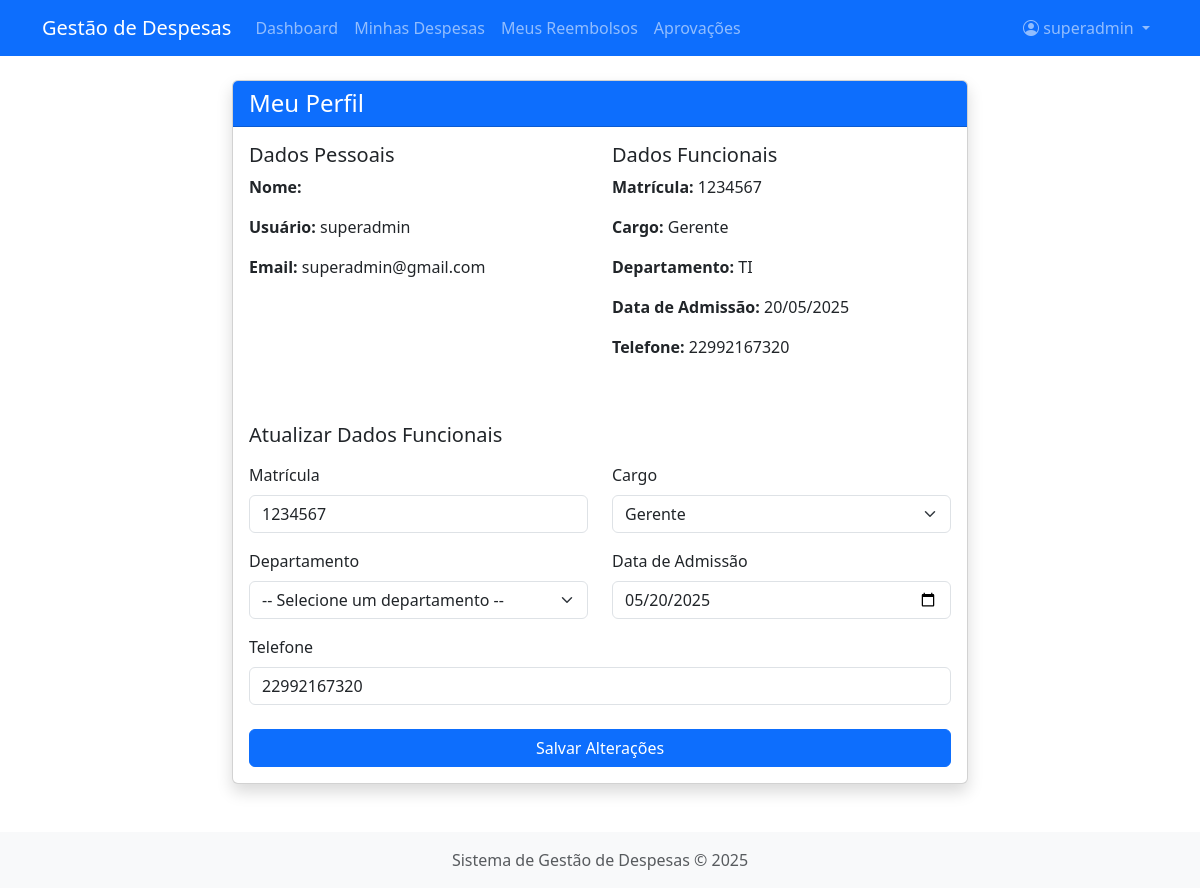
The app's page /perfil/ (signed in) with its own data.
### despesas/models.py (models this page shows, shortened)
class Funcionario(models.Model):
    CARGO_CHOICES = [
        ('FUNCIONARIO', 'Funcionário'),
        ('GERENTE', 'Gerente'),
        ('FINANCEIRO', 'Financeiro'),
    ]
    usuario = models.OneToOneField(User, on_delete=models.CASCADE, related_name='funcionario')
    cargo = models.CharField(max_length=15, choices=CARGO_CHOICES, default='FUNCIONARIO')
    departamento = models.ForeignKey(Departamento, on_delete=models.PROTECT, related_name='funcionarios')
    matricula = models.CharField(max_length=20, unique=True)
    telefone = models.CharField(max_length=20, blank=True, null=True)
    data_admissao = models.DateField()
    def is_gerente(self):
        return self.cargo == 'GERENTE'
    def is_financeiro(self):
        return self.cargo == 'FINANCEIRO'
    class Meta:
        verbose_name = 'Funcionário'
        verbose_name_plural = 'Funcionários'

class Departamento(models.Model):
    nome = models.CharField(max_length=100)
    descricao = models.TextField(blank=True, null=True)
    def __str__(self):
        return self.nome
    class Meta:
        verbose_name = 'Departamento'
        verbose_name_plural = 'Departamentos'

### despesas/views.py (the view)
# urls.py: path('perfil/', views.profile, name='profile'),
@login_required
def profile(request):
    try:
        funcionario = request.user.funcionario
    except:
        funcionario = None
    if request.method == 'POST':
        if funcionario:
            funcionario_form = FuncionarioForm(request.POST, instance=funcionario)
        else:
            funcionario_form = FuncionarioForm(request.POST)
        if funcionario_form.is_valid():
            if not funcionario:
                funcionario = funcionario_form.save(commit=False)
                funcionario.usuario = request.user
                funcionario.save()
            else:
                funcionario_form.save()
            messages.success(request, "Perfil atualizado com sucesso!")
            return redirect('despesas:dashboard')
    else:
        funcionario_form = FuncionarioForm(instance=funcionario) if funcionario else FuncionarioForm()
    return render(request, 'despesas/profile.html', {
        'funcionario_form': funcionario_form,
        'funcionario': funcionario
    })

### despesas/forms.py
class FuncionarioForm(forms.ModelForm):
    class Meta:
        model = Funcionario
        fields = ('departamento', 'cargo', 'matricula', 'telefone', 'data_admissao')
        widgets = {
            'data_admissao': forms.DateInput(attrs={'type': 'date'}),
        }

### despesas/templates/despesas/profile.html (shortened to what this page needs)
{% extends 'despesas/base.html' %}
{% block content %}
<div class="row justify-content-center">
    <div class="col-md-8">
        <div class="card shadow">
            <div class="card-header bg-primary text-white">
                <h4 class="card-title mb-0">Meu Perfil</h4>
            </div>
            <div class="card-body">
                <div class="row">
                    <div class="col-md-6 mb-4">
                        <h5>Dados Pessoais</h5>
                        <p><strong>Nome:</strong> {{ user.get_full_name }}</p>
                        <p><strong>Usuário:</strong> {{ user.username }}</p>
                        <p><strong>Email:</strong> {{ user.email }}</p>
                    </div>
                    {% if funcionario %}
                    <div class="col-md-6 mb-4">
                        <h5>Dados Funcionais</h5>
                        <p><strong>Matrícula:</strong> {{ funcionario.matricula }}</p>
                        <p><strong>Cargo:</strong> {{ funcionario.get_cargo_display }}</p>
                        <p><strong>Departamento:</strong> {{ funcionario.departamento }}</p>
                        <p><strong>Data de Admissão:</strong> {{ funcionario.data_admissao|date:"d/m/Y" }}</p>
                        {% if funcionario.telefone %}
                        <p><strong>Telefone:</strong> {{ funcionario.telefone }}</p>
                        {% endif %}
                    </div>
                    {% endif %}
                </div>
                <form method="post" novalidate>
                    <h5 class="mt-4 mb-3">{% if funcionario %}Atualizar{% else %}Completar{% endif %} Dados Funcionais</h5>
                    <div class="row">
                        <div class="col-md-6 mb-3">
                            <label for="{{ funcionario_form.matricula.id_for_label }}" class="form-label">Matrícula</label>
                            <input type="text" name="{{ funcionario_form.matricula.name }}"
                                   id="{{ funcionario_form.matricula.id_for_label }}"
                                   class="form-control {% if funcionario_form.matricula.errors %}is-invalid{% endif %}"
                                   value="{{ funcionario_form.matricula.value|default:'' }}" required>
                        </div>
                        <div class="col-md-6 mb-3">
                            <label for="{{ funcionario_form.cargo.id_for_label }}" class="form-label">Cargo</label>
                            <select name="{{ funcionario_form.cargo.name }}"
                                   id="{{ funcionario_form.cargo.id_for_label }}"
                                   class="form-select {% if funcionario_form.cargo.errors %}is-invalid{% endif %}" required>
                                {% for value, text in funcionario_form.cargo.field.choices %}
                                <option value="{{ value }}" {% if funcionario_form.cargo.value == value %}selected{% endif %}>
                                    {{ text }}
                                </option>
                                {% endfor %}
                            </select>
                        </div>
                    </div>
                    <div class="row">
                        <div class="col-md-6 mb-3">
                            <label for="{{ funcionario_form.departamento.id_for_label }}" class="form-label">Departamento</label>
                            <select name="{{ funcionario_form.departamento.name }}"
                                   id="{{ funcionario_form.departamento.id_for_label }}"
                                   class="form-select {% if funcionario_form.departamento.errors %}is-invalid{% endif %}" required>
                                <option value="">-- Selecione um departamento --</option>
                            </select>
                        </div>
                        <div class="col-md-6 mb-3">
                            <label for="{{ funcionario_form.data_admissao.id_for_label }}" class="form-label">Data de Admissão</label>
                            <input type="date" name="{{ funcionario_form.data_admissao.name }}"
                                   id="{{ funcionario_form.data_admissao.id_for_label }}"
                                   class="form-control {% if funcionario_form.data_admissao.errors %}is-invalid{% endif %}"
                                   value="{{ funcionario_form.data_admissao.value|date:'Y-m-d'|default:'' }}" required>
                        </div>
                    </div>
                    <div class="mb-3">
                        <label for="{{ funcionario_form.telefone.id_for_label }}" class="form-label">Telefone</label>
                        <input type="text" name="{{ funcionario_form.telefone.name }}"
                               id="{{ funcionario_form.telefone.id_for_label }}"
                               class="form-control {% if funcionario_form.telefone.errors %}is-invalid{% endif %}"
                               value="{{ funcionario_form.telefone.value|default:'' }}">
                    </div>
                    <div class="d-grid gap-2 mt-4">
                        <button type="submit" class="btn btn-primary">Salvar Alterações</button>
                    </div>
                </form>
            </div>
        </div>
    </div>
</div>
{% endblock %}

### despesas/templates/despesas/base.html (shortened to what this page needs)
<!DOCTYPE html>
<html lang="pt-br">
<head>
    <link href="https://cdn.jsdelivr.net/npm/bootstrap@5.3.0-alpha1/dist/css/bootstrap.min.css" rel="stylesheet">
    <link rel="stylesheet" href="https://cdn.jsdelivr.net/npm/bootstrap-icons@1.10.3/font/bootstrap-icons.css">
</head>
<body>
    <nav class="navbar navbar-expand-lg navbar-dark bg-primary">
        <div class="container">
            <a class="navbar-brand" href="{% url 'despesas:home' %}">Gestão de Despesas</a>
            <div class="collapse navbar-collapse" id="navbarNav">
                <ul class="navbar-nav me-auto">
                    {% if user.is_authenticated %}
                        <li class="nav-item">
                            <a class="nav-link" href="{% url 'despesas:dashboard' %}">Dashboard</a>
                        </li>
                        <li class="nav-item">
                            <a class="nav-link" href="{% url 'despesas:despesa_list' %}">Minhas Despesas</a>
                        </li>
                        <li class="nav-item">
                            <a class="nav-link" href="{% url 'despesas:reembolso_list' %}">Meus Reembolsos</a>
                        </li>
                        {% if user.funcionario.is_gerente %}
                        <li class="nav-item">
                            <a class="nav-link" href="{% url 'despesas:aprovacao_list' %}">Aprovações</a>
                        </li>
                        {% endif %}
                    {% endif %}
                </ul>
                <ul class="navbar-nav">
                    {% if user.is_authenticated %}
                        <li class="nav-item dropdown">
                            <a class="nav-link dropdown-toggle" href="#" role="button" data-bs-toggle="dropdown">
                                <i class="bi bi-person-circle"></i> {{ user.get_full_name|default:user.username }}
                            </a>
                        </li>
                    {% endif %}
                </ul>
            </div>
        </div>
    </nav>
    <main class="container my-4">
        {% block content %}{% endblock %}
    </main>
    <footer class="bg-light text-center text-muted py-3 mt-5">
        <div class="container">
            <p class="mb-0">Sistema de Gestão de Despesas © {% now "Y" %}</p>
        </div>
    </footer>
</body>
</html>

### records on screen
Funcionario: matricula "1234567", cargo "Gerente", departamento "TI", data_admissao "20/05/2025", telefone "22992167320", data_admissao "05/20/2025"

### other values on screen
{{ user.get_full_name|default:user.username }} "superadmin"
{{ user.username }} "superadmin"
{{ user.email }} "superadmin@gmail.com"
